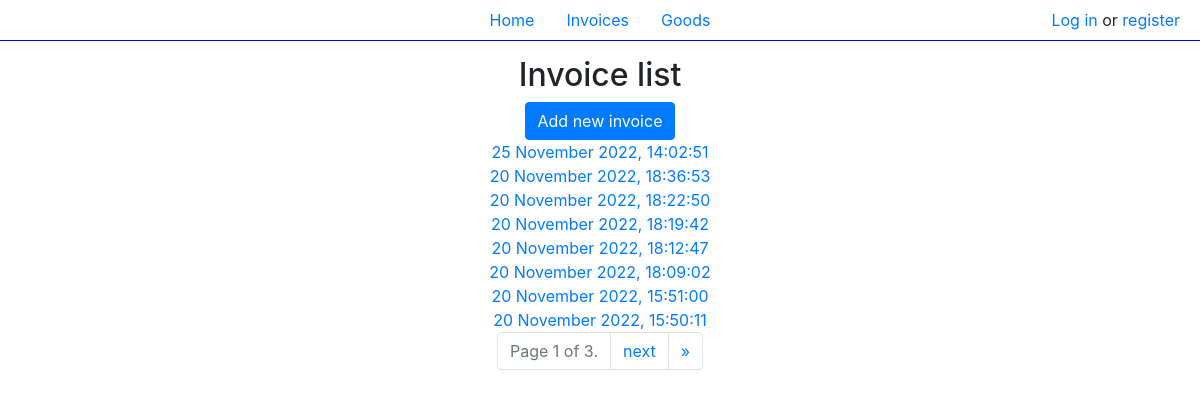
/invoice_list/, run on the app's committed database.
### shop/models.py (models this page shows, shortened)
class Invoice(models.Model):
    author = models.ForeignKey(User, on_delete=models.DO_NOTHING)
    comment = models.CharField(max_length=250, default='Simple sale', null=True, blank=True)
    created_at = models.DateTimeField(auto_now_add=True)
    def get_absolute_url(self):
        return reverse('invoice_detail', kwargs={'invoice_id': self.pk})
    class Meta:
        ordering = ('-pk',)

### shop/views.py (the view)
# urls.py: path('invoice_list/', InvoiceListView.as_view(), name='invoice_list'),
class InvoiceListView(ListView):
	model = Invoice
	template_name = 'shop/invoice_list.html'
	paginate_by = 8

### shop/templates/shop/invoice_list.html (shortened to what this page needs)
{% extends 'shop/base.html' %}
{%block content%}
<h2>Invoice list</h2>
<a href="{% url 'invoice_create' %}"><button type="button" class="btn btn-primary">Add new invoice</button></a> <br>
  {% for invoice in page_obj %}
    <a href="{{ invoice.get_absolute_url }}">{{ invoice.created_at|date:"d F o, H:i:s" }}</a><br>
  {% endfor %}
<nav aria-label="Page navigation example">
  <ul class="pagination justify-content-center">
        <li class="page-item disabled">
          <a class="page-link" href="#" tabindex="-1">Page {{ page_obj.number }} of {{ page_obj.paginator.num_pages }}.</a>
        </li>
        {% if page_obj.has_next %}
            <li class="page-item"><a class="page-link" href="?page={{ page_obj.next_page_number }}">next</a></li>
            <li class="page-item"><a class="page-link" href="?page={{ page_obj.paginator.num_pages }}">&raquo;</a></li>
        {% endif %}
  </ul>
</nav>
{% endblock %}

### data on the page
Invoice: created_at "25 November 2022, 14:02:51"
Invoice: created_at "20 November 2022, 18:36:53"
Invoice: created_at "20 November 2022, 18:22:50"
Invoice: created_at "20 November 2022, 18:19:42"
Invoice: created_at "20 November 2022, 18:12:47"
Invoice: created_at "20 November 2022, 18:09:02"
Invoice: created_at "20 November 2022, 15:51:00"
Invoice: created_at "20 November 2022, 15:50:11"

### other printed values
{{ page_obj.number }} "1"
{{ page_obj.paginator.num_pages }} "3"
